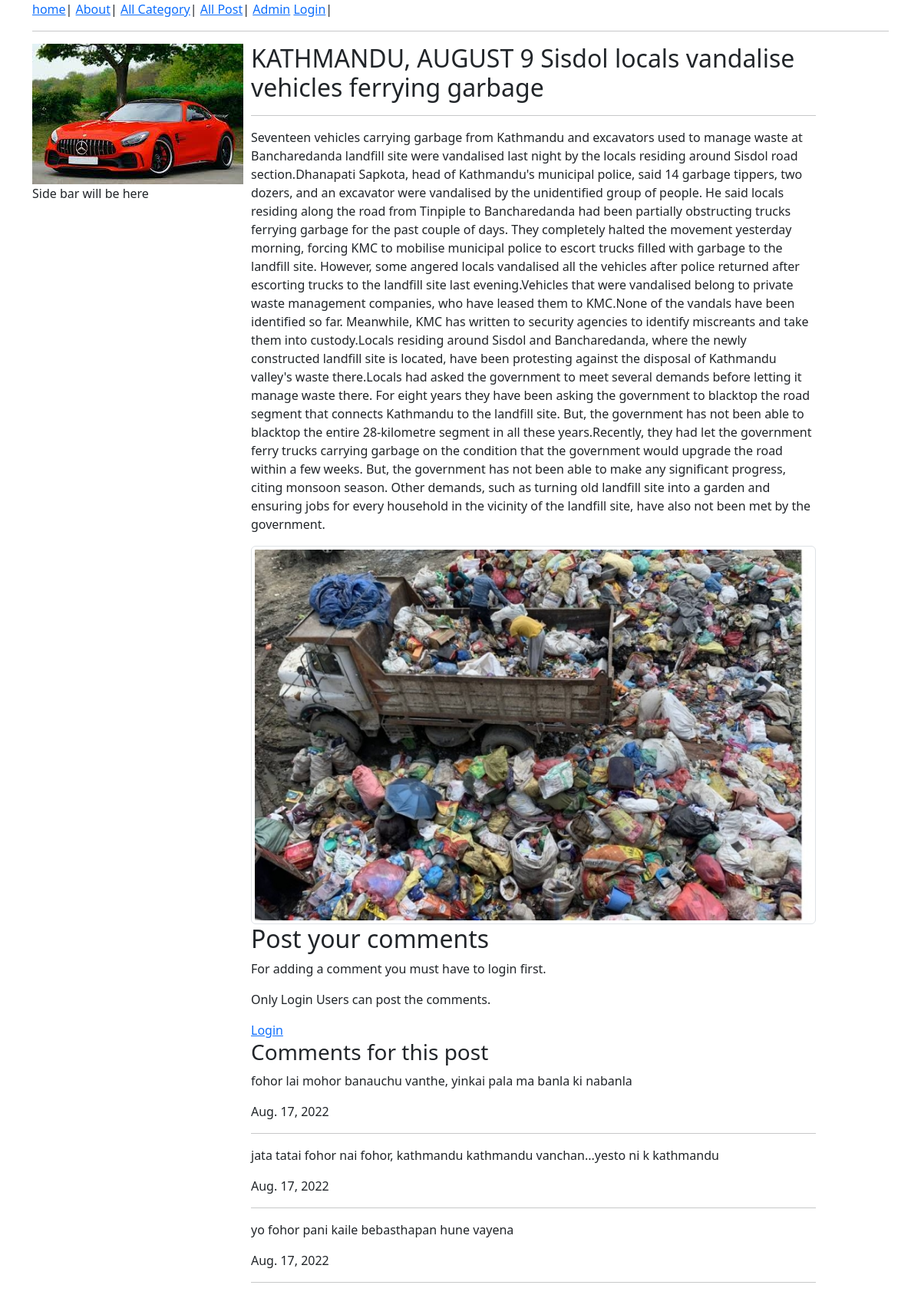
The app's page /post/details/?id=4 with its own data.
### post/models.py (models this page shows, shortened)
class Post(models.Model):
    user = models.ForeignKey(User, on_delete=models.SET_NULL, blank=True, null=True)
    category = models.ForeignKey(Category, verbose_name='categoryid', on_delete=models.SET_NULL, null=True)
    title = models.TextField(max_length=200, null=True)
    description = models.TextField(max_length=200, null=True)
    keywords = models.TextField(max_length=200, null=True)
    heading = models.TextField(max_length=200, null=True)
    details = models.TextField(null=True)
    featureimage = models.ImageField(upload_to='static', null=True)
    status = models.BooleanField(null=True)
    createdate = models.DateField(auto_now=True)
    updatedate = models.DateField(auto_now=True)

### comments/models.py (models this page shows, shortened)
class Comments(models.Model):
    user = models.ForeignKey(User, on_delete=models.SET_NULL, blank=True, null=True)
    post = models.ForeignKey(Post, verbose_name='postid', on_delete=models.SET_NULL, null=True)
    cmt = models.TextField(null=True)
    details = models.TextField(null=True)
    status = models.BooleanField(null=True)
    createdate = models.DateField(auto_now=True)
    updatedate = models.DateField(auto_now=True)

### post/views.py (the view)
# urls.py: path('details/', views.details, name='postdetails'),
def details(request):
    postid = request.GET['id']
    post = Post.objects.filter(id=postid) #"SELECT * from Post where id ="+postid
    allcomment = Comments.objects.filter(post_id=postid, status=1).order_by('id').reverse()
    context= {
        'post':post,
        'allcomment':allcomment,
        'postid':postid,
    }
    return render(request, 'post/details.html', context)

### templates/post/details.html
{% extends '../template.html' %}
{% load static %}
{% block content %}
<div>
{% for pinfo in post %}
<h2>{{ pinfo.heading }}</h2>
<hr/>
<p>
    {{ pinfo.details }}
</p>
<img src = "/{{pinfo.featureimage}}" alt="{{pinfo.heading}}" title="{{pinfo.heading}}" class="img-fluid img-thumbnail rounded"/>
{% endfor %}
</div>
<div>
    <h2>Post your comments</h2>
    {% if user.is_authenticated %}
    {% for cmtmessage in messages %}
        {{ cmtmessage }}
        {% endfor %}
        <form action ="/comments/add/" method="post">
        {%csrf_token %}
        <input type = "hidden" value="{{postid}}" name="post_id"/><br/>
        <input type="text" readonly value="{{user.id}}" name="user_id"/><br/>
        <textarea rows="5" cols="50" name="cmt">
        </textarea>
        <br/>
        <input type="submit" name="Submit" value="Post Comments"/>
        <input type="reset" name="Reset" value="Cancle"/>
        </form>
{% else %}
    <p>For adding a comment you must have to login first.</p>
    <p>Only Login Users can post the comments.</p>
    <a href="{% url 'login' %}">Login</a>
{% endif %}
</div>
<div>
    <h3>Comments for this post</h3>
    {% for cmt in allcomment %}
    <p>{{ cmt.cmt }}</p>
    <p>{{ cmt.createdate }}</p>
    <hr/>
    {% endfor %}
</div>
{% endblock content %}

### records on screen
Post: heading "KATHMANDU, AUGUST 9 Sisdol locals vandalise vehicles ferrying garbage", details "Seventeen vehicles carrying garbage from Kathmandu and excavators used to manage waste at Bancharedanda landfill site were vandalised last night by the locals residing around Sisdol road section.Dhanapati Sapkota, head of Kathmandu's municipal police, said 14 garbage tippers, two dozers, and an excavator were vandalised by the unidentified group of people. He said locals residing along the road from Tinpiple to Bancharedanda had been partially obstructing trucks ferrying garbage for the past couple of days. They completely halted the movement yesterday morning, forcing KMC to mobilise municipal police to escort trucks filled with garbage to the landfill site. However, some angered locals…", featureimage (picture)
Comments: cmt "fohor lai mohor banauchu vanthe, yinkai pala ma banla ki nabanla", createdate "Aug. 17, 2022"
Comments: cmt "jata tatai fohor nai fohor, kathmandu kathmandu vanchan...yesto ni k kathmandu", createdate "Aug. 17, 2022"
Comments: cmt "yo fohor pani kaile bebasthapan hune vayena", createdate "Aug. 17, 2022"
